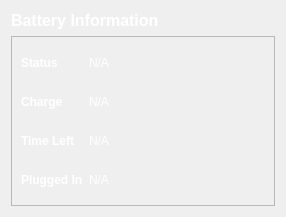
            <widget class="QWidget" name="battery">
             <layout class="QVBoxLayout" name="verticalLayout_5">
              <item>
               <widget class="QLabel" name="label_26">
                <property name="font">
                 <font>
                  <pointsize>12</pointsize>
                  <weight>75</weight>
                  <bold>true</bold>
                 </font>
                </property>
                <property name="styleSheet">
                 <string notr="true">color: rgb(255, 255, 255);</string>
                </property>
                <property name="text">
                 <string>Battery Information</string>
                </property>
               </widget>
              </item>
              <item>
               <widget class="QFrame" name="frame">
                <property name="sizePolicy">
                 <sizepolicy hsizetype="Preferred" vsizetype="Preferred">
                  <horstretch>0</horstretch>
                  <verstretch>0</verstretch>
                 </sizepolicy>
                </property>
                <property name="font">
                 <font>
                  <weight>75</weight>
                  <bold>true</bold>
                 </font>
                </property>
                <property name="styleSheet">
                 <string notr="true">color: rgb(255, 255, 255);</string>
                </property>
                <property name="frameShape">
                 <enum>QFrame::StyledPanel</enum>
                </property>
                <property name="frameShadow">
                 <enum>QFrame::Raised</enum>
                </property>
                <layout class="QGridLayout" name="gridLayout_6">
                 <item row="0" column="0">
                  <widget class="QLabel" name="label_27">
                   <property name="font">
                    <font>
                     <weight>75</weight>
                     <bold>true</bold>
                    </font>
                   </property>
                   <property name="text">
                    <string>Status</string>
                   </property>
                  </widget>
                 </item>
                 <item row="3" column="1">
                  <widget class="QLabel" name="battery_plugged">
                   <property name="text">
                    <string>N/A</string>
                   </property>
                  </widget>
                 </item>
                 <item row="1" column="0">
                  <widget class="QLabel" name="label_28">
                   <property name="font">
                    <font>
                     <weight>75</weight>
                     <bold>true</bold>
                    </font>
                   </property>
                   <property name="text">
                    <string>Charge</string>
                   </property>
                  </widget>
                 </item>
                 <item row="1" column="1">
                  <widget class="QLabel" name="battery_charge">
                   <property name="text">
                    <string>N/A</string>
                   </property>
                  </widget>
                 </item>
                 <item row="2" column="0">
                  <widget class="QLabel" name="label_29">
                   <property name="font">
                    <font>
                     <weight>75</weight>
                     <bold>true</bold>
                    </font>
                   </property>
                   <property name="text">
                    <string>Time Left</string>
                   </property>
                  </widget>
                 </item>
                 <item row="2" column="1">
                  <widget class="QLabel" name="battery_time_left">
                   <property name="text">
                    <string>N/A</string>
                   </property>
                  </widget>
                 </item>
                 <item row="3" column="0">
                  <widget class="QLabel" name="label_30">
                   <property name="font">
                    <font>
                     <weight>75</weight>
                     <bold>true</bold>
                    </font>
                   </property>
                   <property name="text">
                    <string>Plugged In</string>
                   </property>
                  </widget>
                 </item>
                 <item row="0" column="1">
                  <widget class="QLabel" name="battery_status">
                   <property name="text">
                    <string>N/A</string>
                   </property>
                  </widget>
                 </item>
                 <item row="0" column="2" rowspan="4">
                  <widget class="roundProgressBar" name="battery_usage" native="true">
                   <property name="minimumSize">
                    <size>
                     <width>150</width>
                     <height>150</height>
                    </size>
                   </property>
                   <property name="maximumSize">
                    <size>
                     <width>150</width>
                     <height>150</height>
                    </size>
                   </property>
                  </widget>
                 </item>
                </layout>
               </widget>
              </item>
             </layout>
            </widget>
